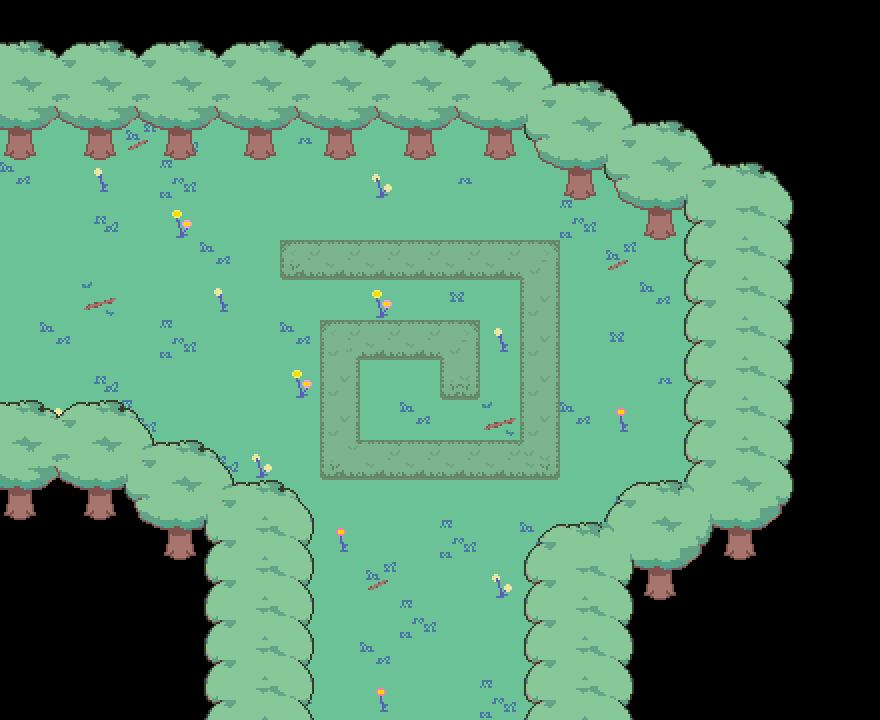

The image is a tile-based game level rendered from a .tmx file. Its description and source (layers, tilesets, objects; grid data summarised) follow:
An orthogonal 22x18 tile map with 40x40 px tiles, 5 tile layers (Tile Layer 1, BoxTiles, Tile Layer 3, Tile Layer 2, ...) and 36 objects (7x spikes, 2x transition, tilebutton, pushblock, for4, ...).

<map version="1.10" tiledversion="1.10.0" orientation="orthogonal" renderorder="right-down" width="22" height="18" tilewidth="40" tileheight="40" infinite="0" nextlayerid="11" nextobjectid="41">
 <editorsettings>
  <export target="data.lua" format="lua" />
 </editorsettings>
 <properties>
  <property name="music" value="forest" />
 </properties>
 <tileset firstgid="1" source="../../tilesets/woods.tsx" />
 <layer id="1" name="Tile Layer 1" width="22" height="18">
  <data>[396 cells, 239 non-empty, 12 distinct tile ids]</data>
 </layer>
 <layer id="4" name="BoxTiles" width="22" height="18">
  <data>[396 cells, 24 non-empty, 8 distinct tile ids]</data>
 </layer>
 <layer id="3" name="Tile Layer 3" width="22" height="18">
  <data>[396 cells, 3 non-empty, 2 distinct tile ids]</data>
 </layer>
 <layer id="2" name="Tile Layer 2" width="22" height="18">
  <data>[396 cells, 145 non-empty, 27 distinct tile ids]</data>
 </layer>
 <objectgroup id="6" name="collision">
  <object id="27" x="0" y="440" width="140" height="280" />
  <object id="28" x="120" y="480" width="100" height="240" />
  <object id="29" x="200" y="520" width="100" height="200" />
  <object id="30" x="0" y="0" width="560" height="160" />
  <object id="31" x="560" y="0" width="80" height="200" />
  <object id="32" x="640" y="0" width="80" height="240" />
  <object id="33" x="700" y="0" width="40" height="720" />
  <object id="34" x="620" y="520" width="80" height="200" />
  <object id="35" x="540" y="560" width="80" height="160" />
 </objectgroup>
 <objectgroup id="10" name="blockcollision">
  <object id="2" x="280" y="240" width="280" />
  <object id="3" x="560" y="240" height="240" />
  <object id="4" x="320" y="480" width="240" />
  <object id="5" x="320" y="320" height="160" />
  <object id="6" x="320" y="320" width="160" />
  <object id="7" x="480" y="320" height="80" />
  <object id="8" x="440" y="400" width="40" />
  <object id="9" x="440" y="360" height="40" />
  <object id="10" x="360" y="360" width="80" />
  <object id="11" x="360" y="360" height="80" />
  <object id="12" x="360" y="440" width="160" />
  <object id="13" x="520" y="280" height="160" />
  <object id="14" x="280" y="280" width="240" />
  <object id="15" x="280" y="240" height="40" />
 </objectgroup>
 <objectgroup id="9" name="objects_button">
  <object id="1" name="tilebutton" x="440" y="360" width="40" height="40">
   <properties>
    <property name="blocks" type="bool" value="true" />
    <property name="cutscene" value="forest.spikes1" />
    <property name="group" value="buton" />
    <property name="once" type="bool" value="true" />
   </properties>
  </object>
  <object id="17" name="spikes" x="280" y="640" width="40" height="40">
   <properties>
    <property name="default" type="bool" value="true" />
    <property name="flag" value="forestspike1" />
   </properties>
  </object>
  <object id="20" name="spikes" x="320" y="640" width="40" height="40">
   <properties>
    <property name="default" type="bool" value="true" />
    <property name="flag" value="forestspike1" />
   </properties>
  </object>
  <object id="21" name="spikes" x="360" y="640" width="40" height="40">
   <properties>
    <property name="default" type="bool" value="true" />
    <property name="flag" value="forestspike1" />
   </properties>
  </object>
  <object id="22" name="spikes" x="400" y="640" width="40" height="40">
   <properties>
    <property name="default" type="bool" value="true" />
    <property name="flag" value="forestspike1" />
   </properties>
  </object>
  <object id="23" name="spikes" x="440" y="640" width="40" height="40">
   <properties>
    <property name="default" type="bool" value="true" />
    <property name="flag" value="forestspike1" />
   </properties>
  </object>
  <object id="24" name="spikes" x="480" y="640" width="40" height="40">
   <properties>
    <property name="default" type="bool" value="true" />
    <property name="flag" value="forestspike1" />
   </properties>
  </object>
  <object id="25" name="spikes" x="520" y="640" width="40" height="40">
   <properties>
    <property name="default" type="bool" value="true" />
    <property name="flag" value="forestspike1" />
   </properties>
  </object>
 </objectgroup>
 <objectgroup id="7" name="objects">
  <object id="16" name="pushblock" x="280" y="240" width="40" height="40">
   <properties>
    <property name="input_lock" type="bool" value="false" />
    <property name="inputlock" type="bool" value="false" />
    <property name="lock" type="bool" value="false" />
   </properties>
  </object>
  <object id="37" name="transition" x="0" y="160" width="20" height="280">
   <properties>
    <property name="map" value="forest_4" />
    <property name="marker" value="for5" />
   </properties>
  </object>
  <object id="38" name="transition" x="280" y="705" width="320" height="15">
   <properties>
    <property name="map" value="forest_6" />
    <property name="marker" value="for5" />
   </properties>
  </object>
 </objectgroup>
 <objectgroup id="8" name="markers">
  <object id="36" name="for4" x="40" y="280">
   <point />
  </object>
  <object id="40" name="for6" x="420" y="680">
   <point />
  </object>
 </objectgroup>
 <layer id="5" name="Copy of Tile Layer 2" width="22" height="18">
  <data>[396 cells, 145 non-empty, 26 distinct tile ids]</data>
 </layer>
</map>
